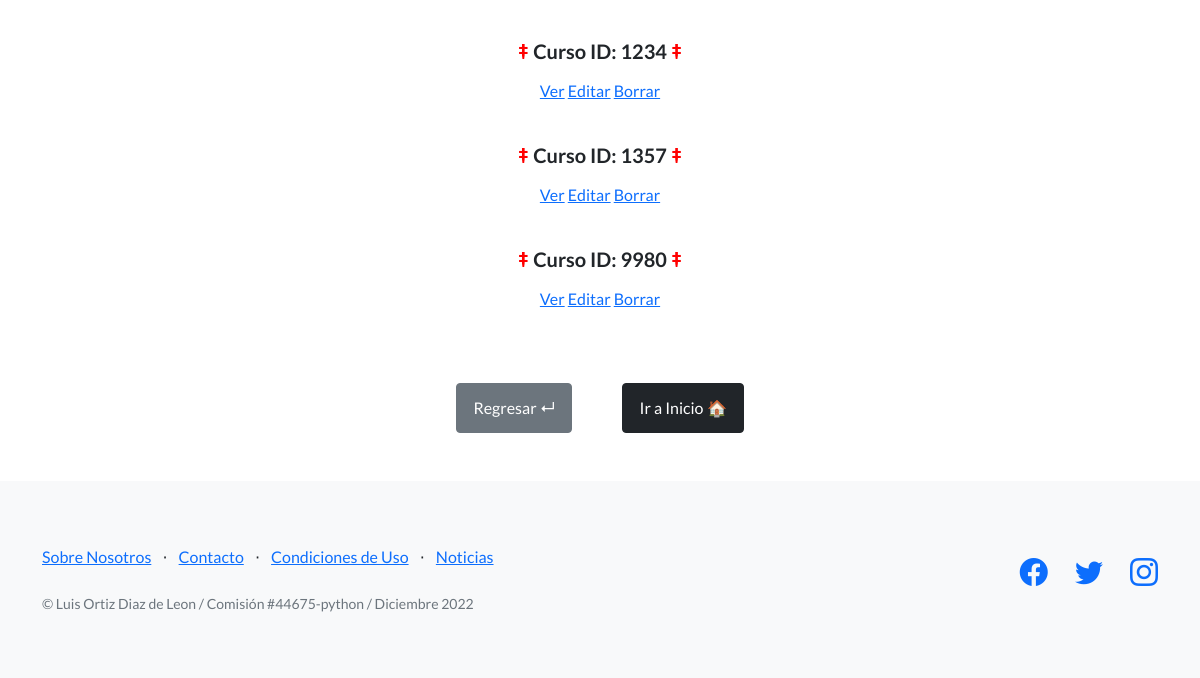
Before: /AppCoder/curso/list/ (lower part) with the older database file.
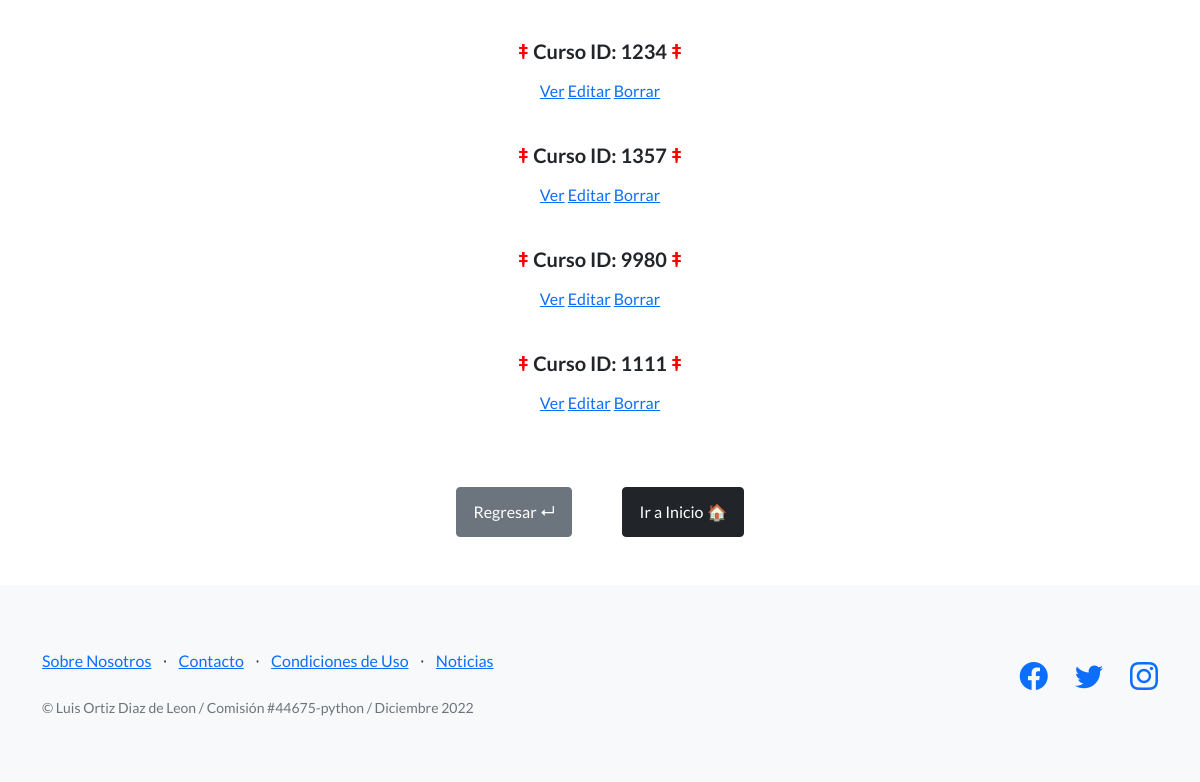
After: the same page with the newer database file.
### AppCoder/models.py (models this page shows)
class Curso(models.Model):
    nombre=models.CharField(max_length=40)
    indicador=models.IntegerField()

### AppCoder/views.py (the view)
# urls.py: path("curso/list/", views.CursoList.as_view(),name='ListC'),
class CursoList(ListView):
    model = Curso
    template = 'AppCoder/curso_list.html'

### AppCoder/Templates/AppCoder/curso_list.html
{% extends "AppCoder/padre.html" %}
{% load static %}
{% block contenidoQueCambia %}
    <br>
    <center><h1><b style = "color:blue">Lista de Cursos</b></h1>
    <br>
    {%for curso in object_list%}
      <p><h5><FONT COLOR="red">‡</FONT> Curso ID: {{curso.indicador}} <FONT COLOR="red">‡</FONT>
        <br>  </p></h5>
        <a href="{% url 'DetailC' curso.id %}">Ver</a>
        <a href="{% url 'EditC' curso.id %}">Editar</a>
        <a href="{% url 'DeleteC' curso.id %}">Borrar</a>
      <br>
      <br>
      {%endfor%}
    <br>
    <br><a style='Color:WHITE' class="btn btn-secondary" href="{% url 'Cursos'%}"> Regresar ↵ </a><a style="padding-left:50px;"></a><a style='Color:WHITE' class="btn btn-dark" href="{% url 'Inicio'%}"> Ir a Inicio 🏠 </a>
    <br>
    <br>
    <br>
    </center>
    {% endblock %}

Changed rows visible on the page:
added Curso: indicador "1111"
